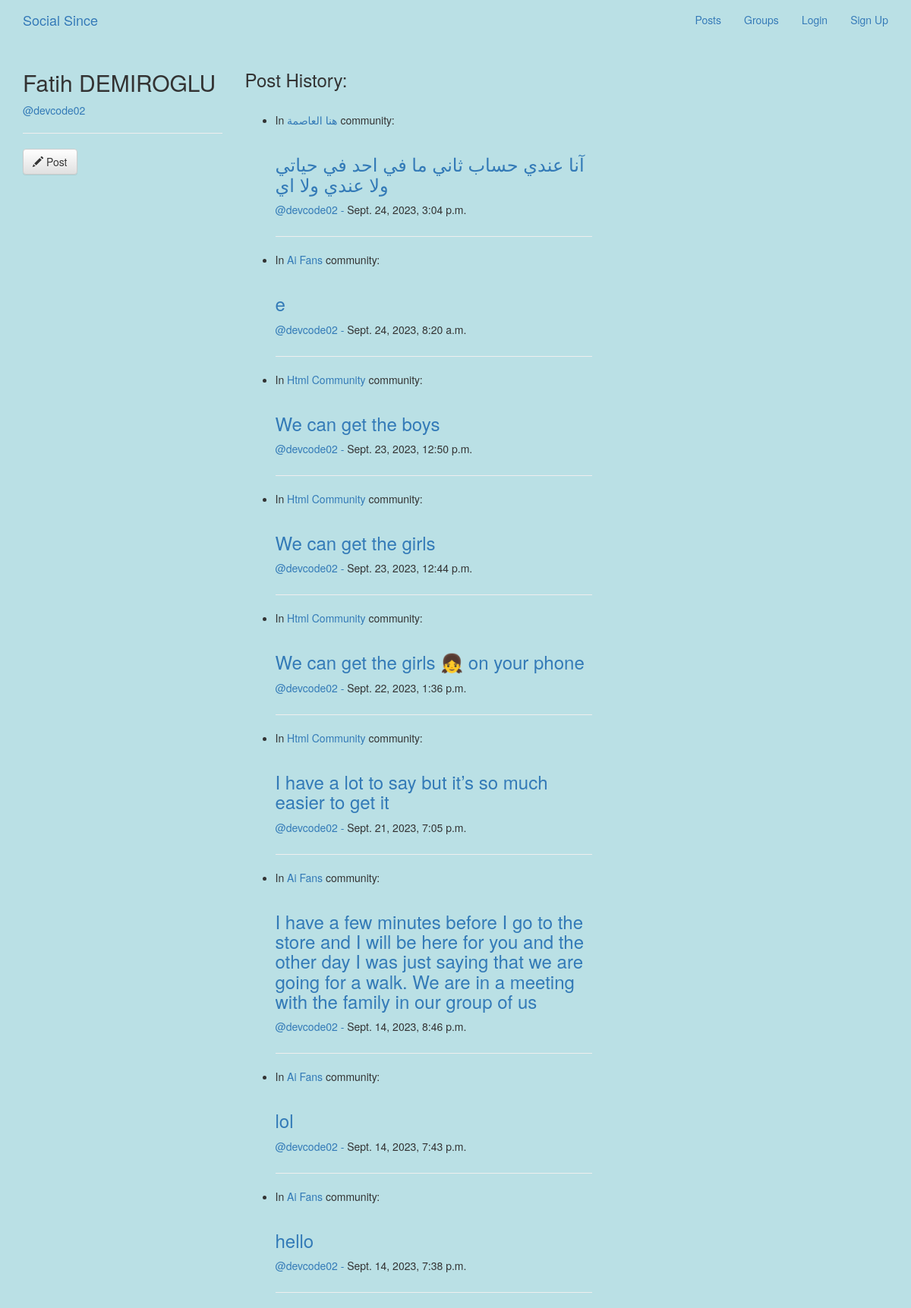
Page /posts/by/devcode02/ on the committed database.
### posts/models.py (models this page shows, shortened)
class Post(models.Model):
    user = models.ForeignKey(User, related_name='posts', verbose_name="Post Writer", on_delete=models.CASCADE)
    created_at = models.DateTimeField(auto_now=True)
    message = models.TextField()
    message_html = models.TextField(editable=False)
    community = models.ForeignKey(Community, related_name='posts',
                                  null=True, blank=True,
                                  verbose_name="post in community", on_delete=models.CASCADE)
    class Meta:
        verbose_name = "Post"
        verbose_name_plural = "Posts"
        ordering = ['-created_at']         # ordered DSAC
        unique_together = ('user', 'message')         # every message is uniquely linked to user

### communities/models.py (models this page shows, shortened)
class Community(models.Model):
    name = models.CharField( unique=True , max_length=80, verbose_name="Community Nmae")
    slug = models.SlugField( allow_unicode=True, unique=True )
    description = models.TextField(blank=True, default='', verbose_name="Community Description")
    description_html = models.TextField(blank=True, default='', editable=False)
    members = models.ManyToManyField(User, through='CommunityMember', verbose_name="Community Members")
    class Meta:
        verbose_name = "Community"
        verbose_name_plural = "Communities"
        ordering = ['name']
    def __str__(self):
        return self.name

### posts/views.py (the view)
# urls.py: path('', views.UserPosts.as_view(), name= 'all_posts'), #all
class UserPosts(ListView):
    model = Post
    template_name = "posts/user_post_list.html"
    def get_context_data(self, **kwargs):
        context = super().get_context_data(**kwargs)
        context["post_user"] = self.post_user
        return context
    def get_queryset(self):
        try:
            self.post_user = User.objects.prefetch_related("posts").get(username__iexact=self.kwargs.get("username"))
        except User.DoseNotExist:
            raise Http404
        finally:
            return self.post_user.posts.all()

### posts/templates/posts/user_post_list.html (shortened to what this page needs)
{% extends "posts/post_base.html" %}
{% load bootstrap5 %}
{% block prepost %}
    <div class="col-md-3">
        <h2>{{ post_user.first_name|title }} {{ post_user.last_name|upper }}</h2>
        <span class="username">
          <a href="{% url 'posts:for_user' post_user.username %}">@{{post_user.username}}</a>
        </span>
        <hr>
        <a href="{% url 'posts:new_post' %}"
        class="btn btn-le btn-ffill btn-default">
        <span class="glyphicon glyphicon-pencil"></span> Post</a>
    </div>
{% endblock%}
{% block post_contant %}
  <div class="col-md-5">
    <h3>Post History:</h3><br>
    {% if post_list.count == 0  %}
      <p>You don's have any Posts. Write the first one.. </p>
    {% else %}
      {% for post in post_list %}
      <ul>
        <li>
        In <a href="{% url 'communities:single' post.community.slug %}">
          {{post.community|title}}</a> community:
            {% include 'posts/_post.html' %}
            <hr>
        </li>
      </ul>
      {% endfor %}
    {% endif %}
  </div>
{% endblock%}

### posts/templates/posts/post_base.html (shortened to what this page needs)
{% extends "base.html" %}
{% load bootstrap5 %}
{% load static %}
{% block body_block %}
<div class='posts_page'>
  <div class="container">
    <div class="row">
      {% block prepost%} {% endblock%}
      {% block post_contant %} {% endblock%}
    </div>
  </div>
</div>
{%endblock%}

### templates/base.html (shortened to what this page needs)
<!DOCTYPE html>
{% load static %}
<html lang="en" dir="ltr">
  <head>
        <link rel="stylesheet" href="https://maxcdn.bootstrapcdn.com/bootstrap/3.3.7/css/bootstrap.min.css">
        <link rel="stylesheet" href="https://maxcdn.bootstrapcdn.com/bootstrap/3.3.7/css/bootstrap-theme.min.css">
        <link rel="stylesheet" href="{% static 'css/master.css'%}">
</head>
  <body>
    <nav class=' navbar mynav' role='navigation' id='navbar'>
      <div class="container">
        <a class='navbar-brand mynav' href="{% url 'home' %}">Social Since</a>
        <ul class='nav navbar-nav navbar-right'>
          {% if user.is_authenticated %}
          <li><a href="{% url 'posts:new_post' %}">Post</a></li>
          <li><a href="{% url 'posts:post_list' %}">Posts</a></li>
          <li><a href="{% url 'communities:list_comm' %}">Groups</a></li>
          <li><a href="{% url 'communities:new_comm' %}">Create Group</a></li>
          <li><a href="{% url 'accounts:logout' %}">Logout</a></li>
          {% else %}
          <li><a href="{% url 'posts:post_list' %}">Posts</a></li>
          <li><a href="{% url 'communities:list_comm' %}">Groups</a></li>
          <li><a href="{% url 'accounts:login' %}">Login</a></li>
          <li><a href="{% url 'accounts:signup' %}">Sign Up</a></li>
          {% endif %}
        </ul>
      </div>
    </nav>
    <div class="">
        {% block body_block %}
        {%endblock%}
  </div>
  </body>
</html>

### posts/templates/posts/_post.html (shortened to what this page needs)
<div class="post media">
  <div class="media-body">
    <h3><a href="{% url 'posts:post_detali' post.user.username post.pk %}"> {{ post.message_html|safe}}</h3></a>
    <div class="media-body">
      <p class="media-heading">
        <span class="username">
          <a href="{% url 'posts:for_user' post.user.username %}">@{{post.user.username}} - </a>
        </span>
        <time class="time">{{post.created_at}}</time>
      </p>
    </div>
  </div>
</div>

### static/css/master.css (style rules this page uses)
html, body { height: 100%; width: 100%; overflow: hidden; background: #bae0e5; margin: 0; }

### rows in the picture
Post: community "هنا العاصمة", message_html "آنا عندي حساب ثاني ما في احد في حياتي ولا عندي ولا اي", user.username "devcode02", created_at "Sept. 24, 2023, 3:04 p.m."
Post: community "Ai Fans", message_html "e", user.username "devcode02", created_at "Sept. 24, 2023, 8:20 a.m."
Post: community "Html Community", message_html "We can get the boys", user.username "devcode02", created_at "Sept. 23, 2023, 12:50 p.m."
Post: community "Html Community", message_html "We can get the girls", user.username "devcode02", created_at "Sept. 23, 2023, 12:44 p.m."
Post: community "Html Community", message_html "We can get the girls 👧 on your phone", user.username "devcode02", created_at "Sept. 22, 2023, 1:36 p.m."
Post: community "Html Community", message_html "I have a lot to say but it’s so much easier to get it", user.username "devcode02", created_at "Sept. 21, 2023, 7:05 p.m."
Post: community "Ai Fans", message_html "I have a few minutes before I go to the store and I will be here for you and the other day I was just saying that we are going for a walk. We are in a meeting with the family in our group of us", user.username "devcode02", created_at "Sept. 14, 2023, 8:46 p.m."
Post: community "Ai Fans", message_html "lol", user.username "devcode02", created_at "Sept. 14, 2023, 7:43 p.m."
Post: community "Ai Fans", message_html "hello", user.username "devcode02", created_at "Sept. 14, 2023, 7:38 p.m."

### other values in the picture
{{ post_user.first_name|title }} "Fatih"
{{ post_user.last_name|upper }} "DEMIROGLU"
{{ post_user.username }} "devcode02"
